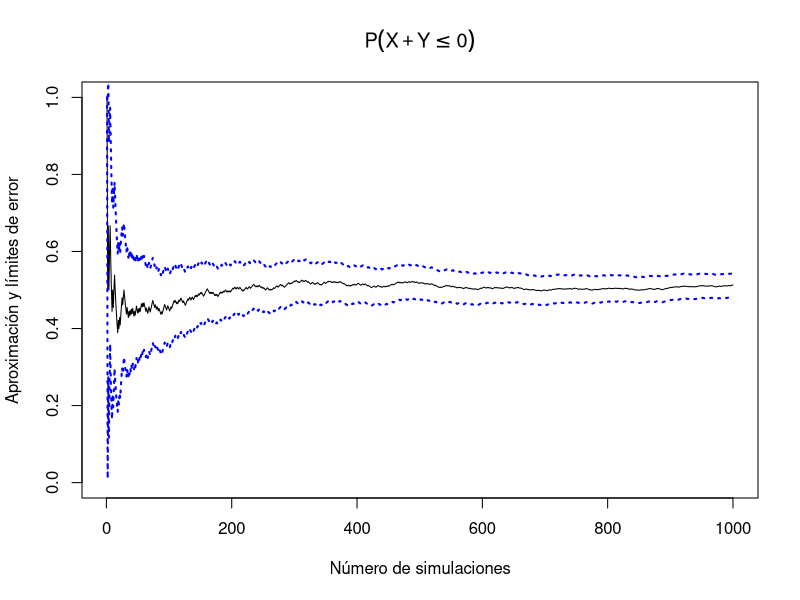
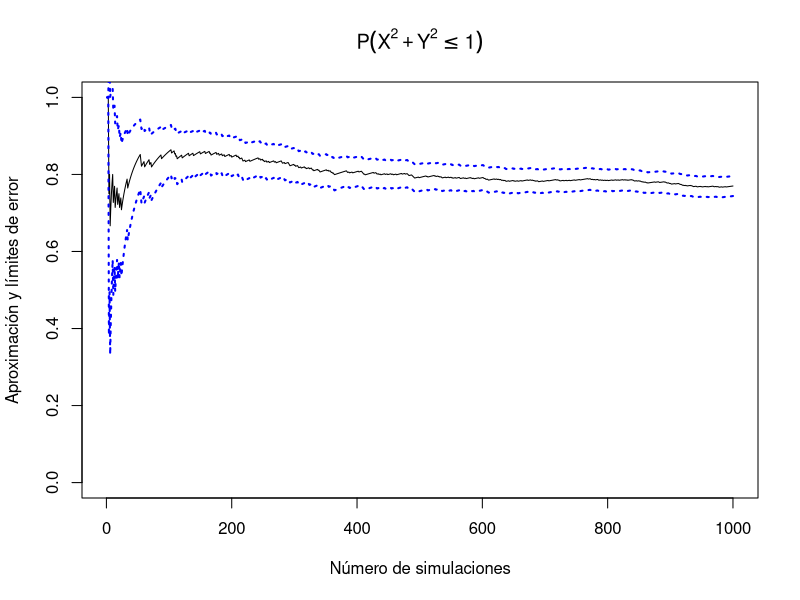
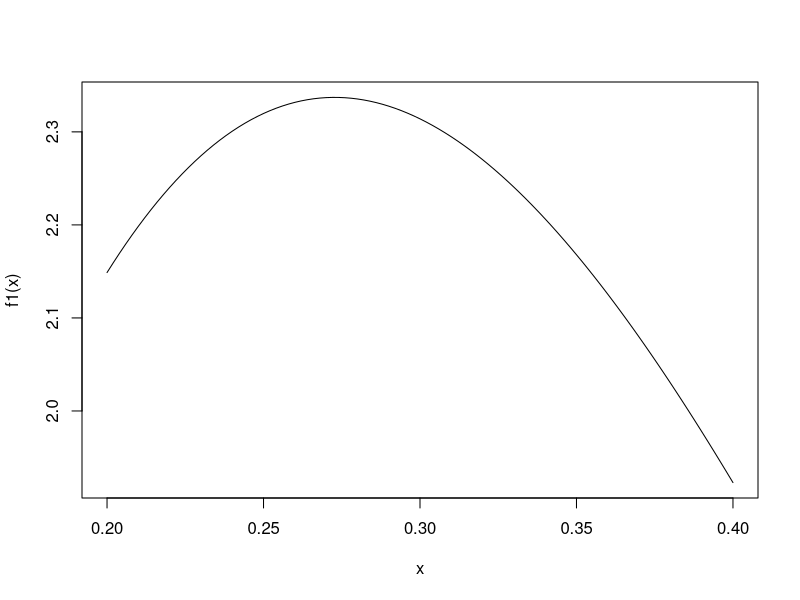
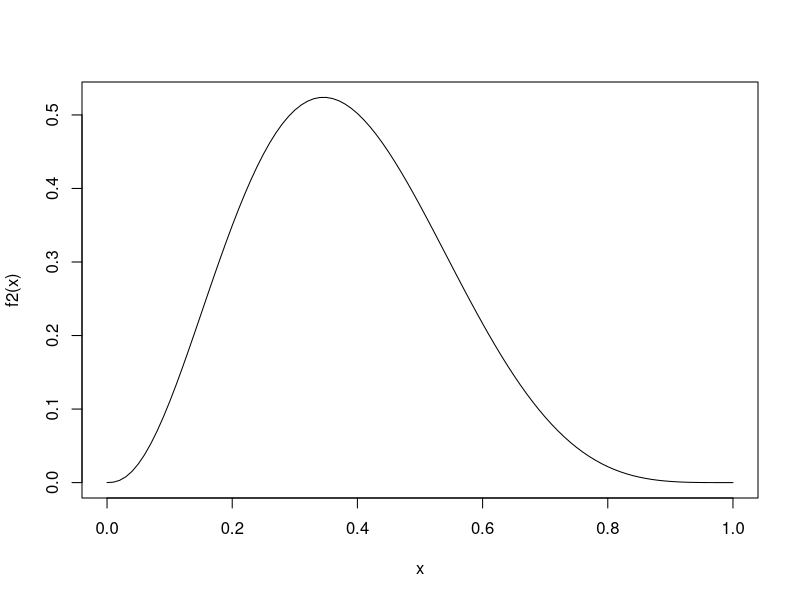
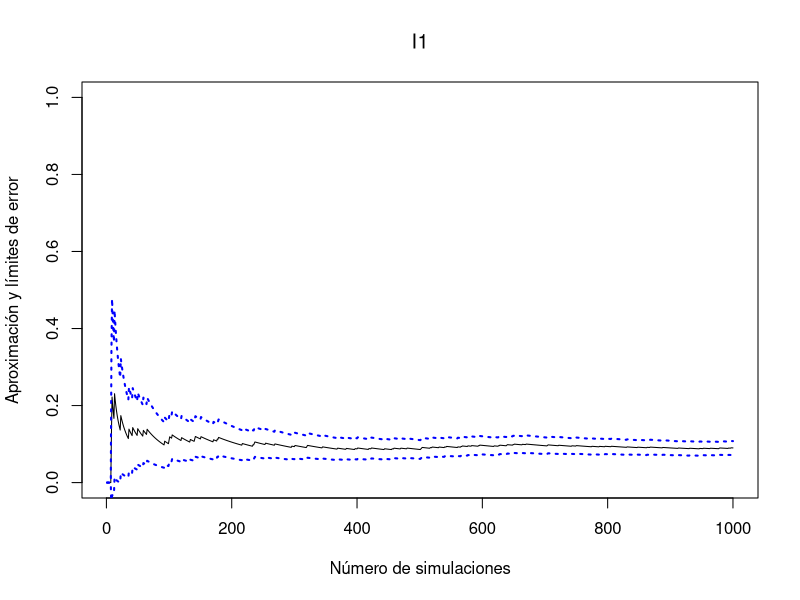
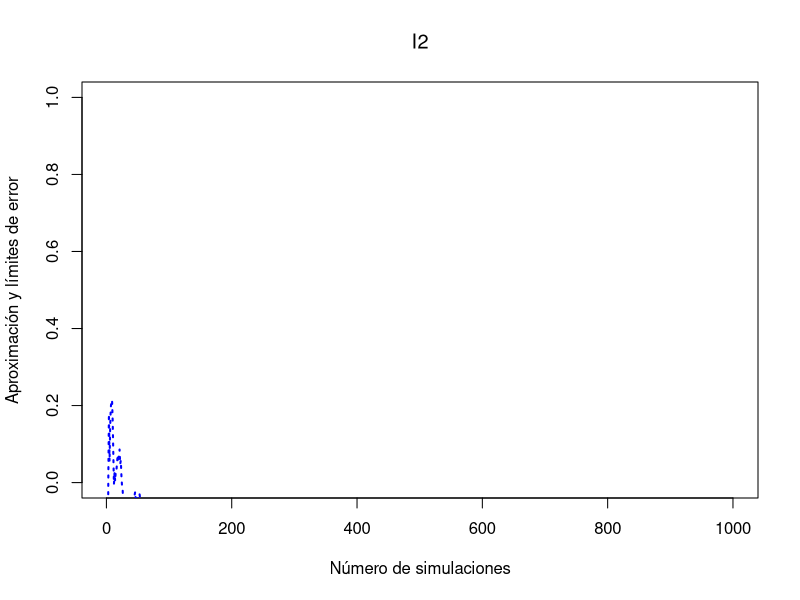
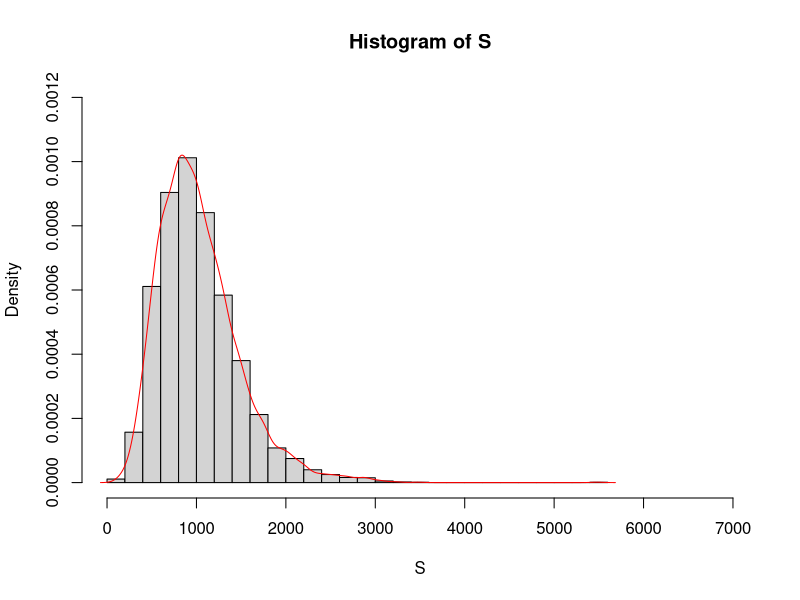

Reproduce these figures in R, in order.
#Tarea 1
nsim<-1000
set.seed(1)
x<-runif(nsim,-1,1)
y<-runif(nsim,-1,1)
suceso<-(x+y<=0)

mean(suceso)

sd(suceso)/sqrt(nsim)

estim<-cumsum(suceso)/(1:nsim)
estim.err<-sqrt(cumsum((suceso-estim)^2))/(1:nsim)


plot(1:nsim,estim,type='l',ylab='Aproximación y límites de error',
     xlab='Número de simulaciones',main=expression(P(X+Y<=0)),
     ylim=c(0,1))

z<-qnorm(0.025,lower.tail = FALSE)

lines(estim - z*estim.err,col='blue',lwd=2,lty=3)
lines(estim + z*estim.err,col='blue',lwd=2,lty=3)


#--------------------------------------------------------------
nsim<-1000
set.seed(1)
x<-runif(nsim,-1,1)
y<-runif(nsim,-1,1)
suceso<-(x^2+y^2<=1)

pr<-mean(suceso)
pr
abs(pr-pi/4)

sd(suceso)/sqrt(nsim)

estim<-cumsum(suceso)/(1:nsim)
estim.err<-sqrt(cumsum((suceso-estim)^2))/(1:nsim)


plot(1:nsim,estim,type='l',ylab='Aproximación y límites de error',
     xlab='Número de simulaciones',main=expression(P(X^2+Y^2<=1)),
     ylim=c(0,1))

z<-qnorm(0.025,lower.tail = FALSE)

lines(estim - z*estim.err,col='blue',lwd=2,lty=3)
lines(estim + z*estim.err,col='blue',lwd=2,lty=3)


#Tarea 2
#----------------------------------------------------------------
f1<- function(x) dbeta(x,2.5,5)
curve(f1(x),0.2,0.4)

f2<- function(x) sin(x)*exp(-x)*dbeta(x,2.5,5)
curve(f2(x),0,1)

#----------------------------------------------------------------
nsim<-1000
set.seed(1)
X<-rbeta(nsim,shape1 = 2.5, shape2 = 5)
#La integral es la probabilidad de 0.2<x<0.4 con x una variable aleatoria con distribución Beta
r1<-(0.2<x) & (x<0.4) 
I1<-mean(r1)
I1

sd(r1)/sqrt(nsim)
estim<-cumsum(r1)/(1:nsim)
estim.err<-sqrt(cumsum((r1-estim)^2))/(1:nsim)

plot(1:nsim,estim,type='l',ylab='Aproximación y límites de error',
     xlab='Número de simulaciones',main=expression(I1),
     ylim=c(0,1))

z<-qnorm(0.025,lower.tail = FALSE)

lines(estim - z*estim.err,col='blue',lwd=2,lty=3)
lines(estim + z*estim.err,col='blue',lwd=2,lty=3)

estim[nsim]
estim.err[nsim]
integrate(f1,0.2,0.4)

#----------------------------------------------------------------
nsim<-1000
set.seed(1)
X<-rbeta(nsim,shape1 = 2.5, shape2 = 5)
#Análogamente I2 es la esperanza de sin(x)*e^(-x) con x una variable aleatoria con distribución Beta
r2<-sin(x)*exp(-x) 
I2<-mean(r2)
I2

sd(r2)/sqrt(nsim)
estim<-cumsum(r2)/(1:nsim)
estim.err<-sqrt(cumsum((r2-estim)^2))/(1:nsim)

plot(1:nsim,estim,type='l',ylab='Aproximación y límites de error',
     xlab='Número de simulaciones',main=expression(I2),
     ylim=c(0,1))

z<-qnorm(0.025,lower.tail = FALSE)

lines(estim - z*estim.err,col='blue',lwd=2,lty=3)
lines(estim + z*estim.err,col='blue',lwd=2,lty=3)

estim[nsim]
estim.err[nsim]
integrate(f2,-Inf,Inf)


#Tarea 3
#----------------------------------------------------------------
mu<-3.5
sig<-1.1

EX<-exp(mu+sig^2/2); EX
VX<- EX^2*(exp(sig^2)-1) ; VX

lam<-17
ES<-lam*EX; ES
VS<-lam*VX+lam*EX^2; VS

#----------------------------------------------------------------
nsim<-5000
S<-double(nsim)
set.seed(1)

for (i in 1:nsim){
  n <- rpois(1,lam)
  if (n>0) S[i] <- sum(rlnorm(n,mu,sig))
}

hist(S,xlim=c(0,7000),breaks=20,prob=TRUE, ylim=c(0,1.2e-3))
lines(density(S),col="red")

mean(S)
var(S)

quantile(S, 0.995)
qnorm(0.995, mean=ES, sd=sqrt(VS) )
